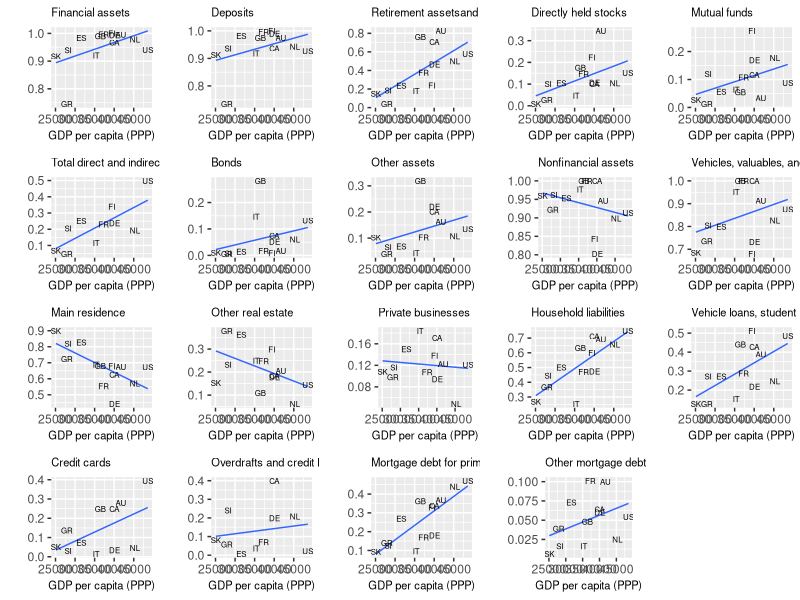
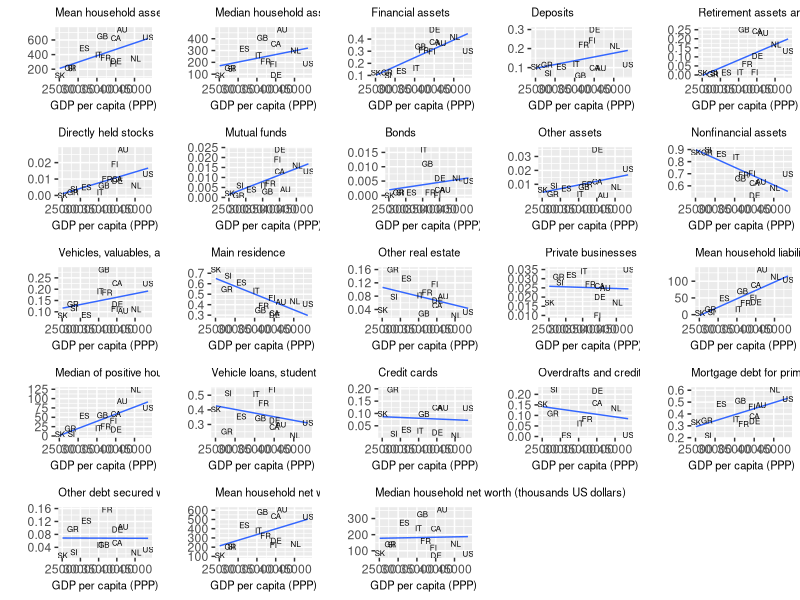

The R script that drew these images, in order: (Note: this script raises an error after producing the figures.)
# Install packages
install.packages("readxl")
install.packages("writexl")
install.packages("tidyr")
install.packages("dplyr")
install.packages("car")
install.packages("readr")
install.packages("ggplot2")
install.packages("gridExtra")

#Load libraries
library("readxl")
library("writexl")
library("tidyr")
library("dplyr")
library("car")
library("readr")
library("ggplot2")
library("gridExtra")


# Set working directory
setwd("~/Core R Code/Local")


# --------------------------- Data Import --------------------------------------
# Load and view raw data for participation
raw_part <- read_excel("raw_merged_hhparticipation.xlsx")
# Load and view raw data for wealth
raw_wealth <- read_excel("raw_merged_hhwealth.xlsx")
# Load and view country codes
country_codes <- read_excel("country_codes.xlsx")

# Convert both to data frame
raw_part_df <- data.frame(raw_part)
raw_wealth_df <- data.frame(raw_wealth)
country_codes_df <- data.frame(country_codes)

# -------------------------- Data Cleaning -------------------------------------

# Remove header rows
raw_part_df <- filter(raw_part_df, rowSums(is.na(raw_part_df[-1])) != ncol(raw_part_df[-1]))
raw_wealth_df <- filter(raw_wealth_df, rowSums(is.na(raw_wealth_df[-1])) != ncol(raw_wealth_df[-1]))

# Take transpose, nullify row names and add country column as a variable
part_df = setNames(data.frame(t(raw_part_df[,-1])), raw_part_df[,1])
part_df <- part_df %>% mutate(country=rownames(part_df), .before="Financial assets")
rownames(part_df) <- NULL

wealth_df = setNames(data.frame(t(raw_wealth_df[,-1])), raw_wealth_df[,1])
wealth_df <- wealth_df %>% mutate(country=rownames(wealth_df), .before="Mean household assets (thousands of US dollars)")
rownames(wealth_df) <- NULL

# Now issue is inconsistent values of observations of each variable -- some are 
# floats and some are percentages.
# Combine mutate() and across() from dplyr:: and parse_number() from readr:: to 
# pick out the numbers for each data set

part_df <- part_df %>%
  mutate(across(!country, ~ if_else(grepl("%", part_df[[cur_column()]], fixed=TRUE), 
                                    parse_number(part_df[[cur_column()]])/100, 
                                    parse_number(part_df[[cur_column()]]))))


wealth_df <- wealth_df %>%
  mutate(across(!country, ~ if_else(grepl("%", wealth_df[[cur_column()]], fixed=TRUE), 
                                    parse_number(wealth_df[[cur_column()]])/100, 
                                    parse_number(wealth_df[[cur_column()]]))))

# Note that this preserves NAs as needed

# Replace "." in country name with space " "
part_df$country <- chartr('.', ' ', part_df$country)
wealth_df$country <- chartr('.', ' ', wealth_df$country)

# Now merge with country codes
part_df <- merge(part_df,country_codes,by='country') %>% 
  relocate(code, .after='country')
wealth_df <- merge(wealth_df,country_codes,by='country') %>%
  relocate(code, .after='country')



# ------------------------- Raw Data Scatter Plots -----------------------------

part_df <- part_df %>% 
  rename(gdppc = "GDPPC PPP")

wealth_df <- wealth_df %>% 
  rename(gdppc = "GDPPC PPP")

# Plot function
colnames_part <- names(part_df[,3:(ncol(part_df)-1)])
colnames_wealth <- names(wealth_df[,3:(ncol(wealth_df)-1)])

plot_data_column = function (data, column) {
  ggplot(data, aes(x=gdppc, y=.data[[column]])) +
    geom_point(alpha=0) +
    geom_smooth(method = "lm", se = FALSE, linewidth=0.5) +
    ggtitle(paste(as.character(column))) +
    labs(x="GDP per capita (PPP)", y="") +
    geom_text(hjust=0.5, vjust=0.5, aes(label=code), size=2) +
    theme(plot.title=element_text(size=8), axis.title.x=element_text(size=8)) 
}
# Plot participation
plots_list_part <- lapply(colnames_part, plot_data_column, data = part_df)
do.call("grid.arrange", c(plots_list_part, ncol=5))

# Plot wealth
plots_list_wealth <- lapply(colnames_wealth, plot_data_column, data = wealth_df)
do.call("grid.arrange", c(plots_list_wealth, ncol=5))

# Export as Excel files
write_xlsx(part_df, "~/CORE R Code/clean_merged_hhparticipation.xlsx")
write_xlsx(wealth_df, "~/CORE R Code/clean_merged_hhwealth.xlsx")

# --------------------- Conditional Participation Rates -----------------------

# Rename all variables to be easier to reference

part_df <- part_df %>% # Assets
  rename(fin_ast = "Financial assets",
         deposits = "Deposits",
         ret_ast = "Retirement assetsand life insurance",
         dir_stock = "Directly held stocks",
         mutual_funds = "Mutual funds",
         total_stock = "Total direct and indirect holdings of stocks",
         bonds = "Bonds",
         other_ast = "Other assets",
         nonfin_ast = "Nonfinancial assets",
         veh_val_other_ast = "Vehicles, valuables, and other assets",
         main_res = "Main residence",
         other_realest = "Other real estate",
         priv_biz = "Private businesses",
         # Liabilities
         hh_lib = "Household liabilities",
         veh_stu_other_debt = "Vehicle loans, student loans, and other debt",
         credit_cards = "Credit cards",
         od_creditlines = "Overdrafts and credit lines",
         prim_mort = "Mortgage debt for primary residence",
         other_mort = "Other mortgage debt")

wealth_df <- wealth_df %>% # Assets
   rename(mean_ast = "Mean household assets (thousands of US dollars)",
         med_ast = "Median household assets (thousands of US dollars)",
         fin_ast = "Financial assets",
         deposits = "Deposits",
         ret_ast = "Retirement assets and life insurance",
         dir_stock = "Directly held stocks",
         mutual_funds = "Mutual funds",
         bonds = "Bonds",
         other_ast = "Other assets",
         nonfin_ast = "Nonfinancial assets",
         veh_val_other_ast = "Vehicles, valuables, and other assets",
         main_res = "Main residence",
         other_realest = "Other real estate",
         priv_biz = "Private businesses",
         # Liabilities
         mean_hh_lib = "Mean household liabilities (thousands of US dollars)",
         med_hh_lib = "Median of positive household liabilities (thousands of US dollars)",
         veh_stu_other_debt = "Vehicle loans, student loans, and other debt",
         credit_cards = "Credit cards",
         od_creditlines = "Overdrafts and credit lines",
         prim_mort = "Mortgage debt for primary residence",
         other_sec_realest = "Other debt secured with real estate",
         mean_net_worth = "Mean household net worth (thousands of US dollars)",
         med_net_worth = "Median household net worth (thousands US dollars)")

composite_vars <- data.frame(country=wealth_df$country, code=part_df$code) 

# Create composite variables: share(i)/participation(i) for all matching variables
# Also includes three liability share over asset participation variables

composite_vars <- composite_vars %>% 
  mutate(cond_financial_assets = wealth_df$fin_ast/part_df$fin_ast,
         cond_deposits = wealth_df$deposits/part_df$deposits,
         cond_retirement_assets = wealth_df$ret_ast/part_df$ret_ast,
         cond_direct_stock = wealth_df$dir_stock/part_df$dir_stock,
         cond_mutual_funds = wealth_df$mutual_funds/part_df$mutual_funds,
         cond_bonds = wealth_df$bonds/part_df$bonds,
         cond_other_assets = wealth_df$other_ast/part_df$other_ast,
         cond_nonfinancial_assets = wealth_df$nonfin_ast/part_df$nonfin_ast,
         cond_vehicle_valuable_other_assets = wealth_df$veh_val_other_ast/part_df$veh_val_other_ast,
         cond_main_residence = wealth_df$main_res/part_df$main_res,
         cond_other_realestate = wealth_df$other_realest/part_df$other_realest,
         cond_private_businesses = wealth_df$priv_biz/part_df$priv_biz,
         cond_vehicle_loans_student_loans_other_debt = wealth_df$veh_stu_other_debt/part_df$veh_stu_other_debt,
         cond_credit_cars = wealth_df$credit_cards/part_df$credit_cards,
         cond_overdrafts_creditlines = wealth_df$od_creditlines/part_df$od_creditlines,
         cond_primary_mortgage = wealth_df$prim_mort/part_df$prim_mort,
         # Liability share over asset participation
         mortgage_share_on_main_residence_partcipation = wealth_df$prim_mort/part_df$main_res,
         other_mortgage_share_on_other_realestate_participation = wealth_df$other_realest/part_df$other_realest,
         other_loans_share_on_other_assets_participation = wealth_df$veh_stu_other_debt/part_df$veh_val_other_ast)

# Add GDPPC data
composite_vars <- composite_vars %>%
  mutate(gdppc = wealth_df$gdppc)

colnames_composite <- names(composite_vars[,3:(ncol(composite_vars)-1)])

plots_list_composite <- lapply(colnames_composite, plot_data_column, data = composite_vars)
do.call("grid.arrange", c(plots_list_composite, ncol=5))

# Export as Excel file
write_xlsx(composite_vars, "~/CORE R Code/clean_merged_hhconditionals.xlsx")
